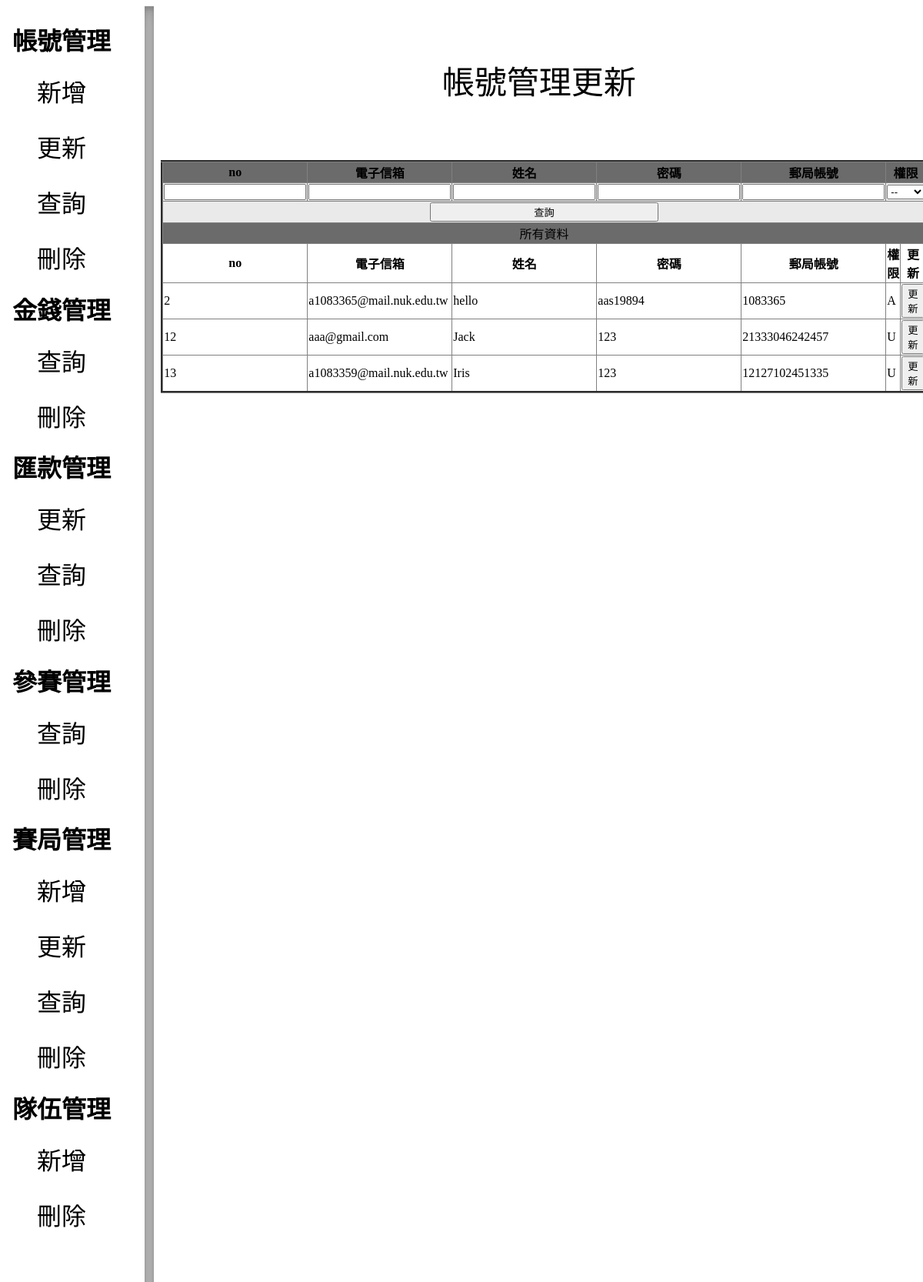
Before: /BetCoin/backstage/user/userUpdate.php with the older database file.
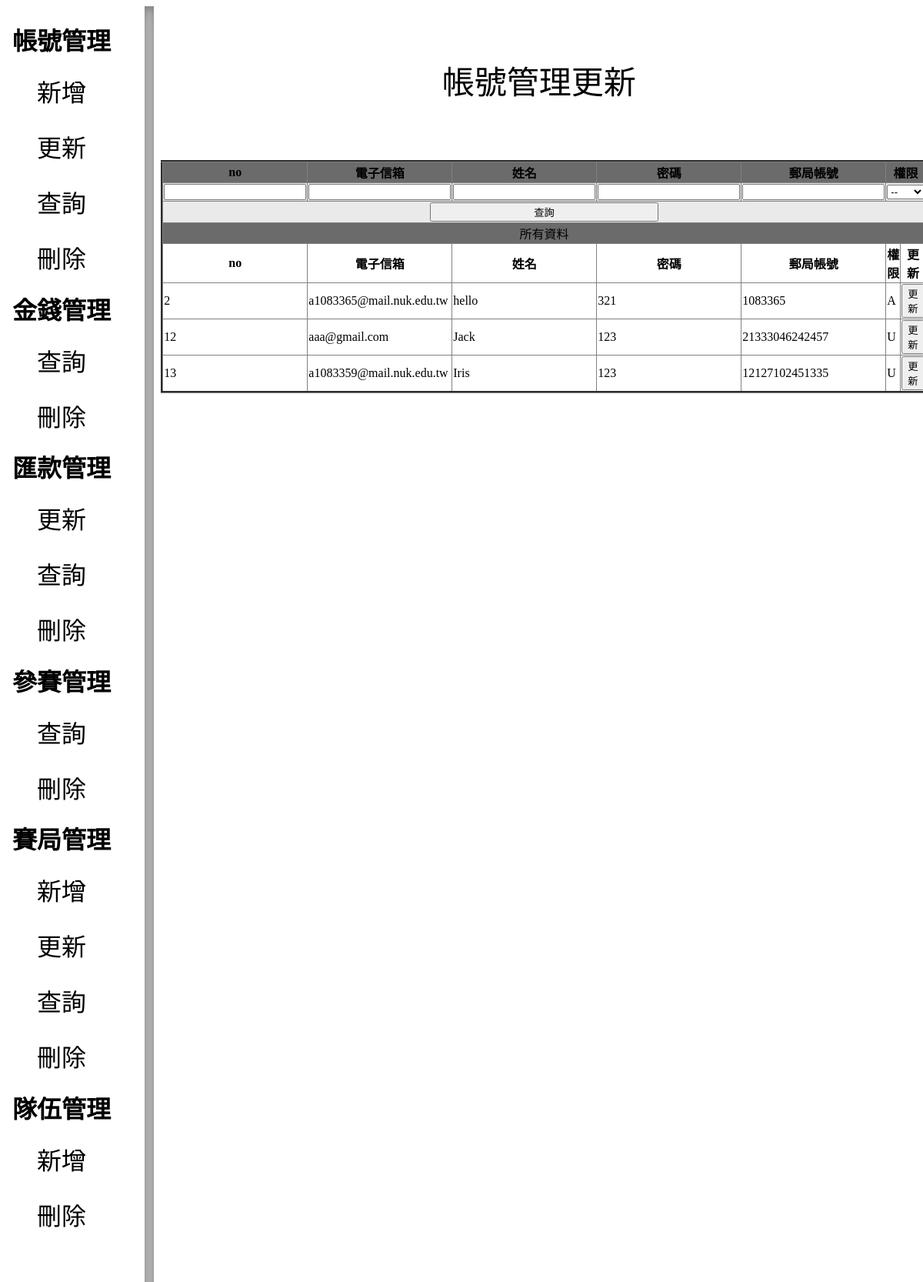
After: the same page with the newer database file.
### tables this page shows
CREATE TABLE `users` (
  `no` int(11) NOT NULL,
  `email` varchar(50) NOT NULL,
  `name` varchar(50) NOT NULL,
  `pwd` varchar(50) NOT NULL,
  `bankAccount` bigint(14) NOT NULL,
  `role` varchar(1) NOT NULL
);

### BetCoin/backstage/user/userUpdate.php (the view, shortened to what the changed rows need)
<?php
    require("../LinkToSQL.php");
?>
<html>
        <link href="../css/backStage.css" rel="stylesheet">
    <body>
    <div class="navbar">
        <div class="titleText"><h1>帳號管理</h1></div>
            <div class="titleText"><h1>金錢管理</h1></div>
            <div class="titleText"><h1>匯款管理</h1></div>
            <div class="titleText"><h1>參賽管理</h1></div>
            <div class="titleText"><h1>賽局管理</h1></div>
            <div class="titleText"><h1>隊伍管理</h1></div>
        </div>
        <div class="content" style="font-size:42px; width:83%;">
        <center>
            <?php
            if(isset($_POST["email"])){
                if($_POST["no"]==null){
                    $no="WHERE no like '%'";
                }else{
                    $no="WHERE no=".$_POST["no"]."";
                }
                $email=sqlFormat($_POST["email"],"email","String");
                $name=sqlFormat($_POST["name"],"name","String");
                $pwd=sqlFormat($_POST["pwd"],"pwd","String");
                $bankAccount=sqlFormat($_POST["bankAccount"],"bankAccount","num");
                $role=sqlFormat($_POST["role"],"role","String");
                $SQLSearch="SELECT * FROM users $no $email $name $pwd $bankAccount $role";
                $searchResult=mysqli_query($LinkToSQL,$SQLSearch);
                if($searchResult){
                    echo "<table border='3px' style='border-collapse:collapse;'>";
                    ?>
                    <tr class="tableTitle" style="background-color:#6B6B6B;">
                    <th>no</th><th>電子信箱</th><th>姓名</th><th>密碼</th><th>郵局帳號</th><th colspan="2">權限</th>
                    </tr>
                    <form action="userUpdate.php" method="post" enctype="multipart/form-data">
                    <tr style="background-color:#EAEAEA;">
                        <td><input type="text" name="no"></td>
                        <td><input type="email" name="email"></td>
                        <td><input type="text" name="name"></td>
                        <td><input type="text" name="pwd"></td>
                        <td><input type="number" oninput="javascript: if (this.value.length > this.maxLength) this.value = this.value.slice(0, this.maxLength);" maxlength = "14" name="bankAccount"></td>
                        <td colspan="2">
                            <select id="role" name="role" style="width:100%;">
                                <option value="">--</option>
                                <option value="U">U</option>
                                <option value="A">A</option>
                            </select>
                        </td>
                    </tr>
                    <tr>
                        <td colspan="8" style="text-align:center; background-color:#EAEAEA;"><input type="submit" value="查詢" style="width:30%;"></td>
                    </tr>
                    </form>
                    <tr>
                        <td colspan="8" style="text-align:center; background-color:#6B6B6B;">所有資料</td>
                    </tr>
                    <tr>
                    <th>no</th><th>電子信箱</th><th>姓名</th><th>密碼</th><th>郵局帳號</th><th>權限</th><th>更新</th>
                    </tr>
                    <?php
                    while($row=mysqli_fetch_assoc($searchResult)){
                        echo "<tr>";
                        echo "<td>".$row["no"]."</td><td>".$row["email"]."</td><td>".$row["name"]."</td><td>".$row["pwd"]."</td><td>".$row["bankAccount"]."</td><td>".$row["role"]."</td>";
                        ?>
                        <td>
                            <a href="javascript:window.open('<?php echo "userUpdateConfirming.php?no=".$row["no"]?>','mypopuptitle','width=1100px,height=200px')">
                            <button  onclick="updateNote()" style='width:100%;' type='button'>更新</button></a>
                        </td>
                        <?php
                        echo "</tr>";
                    }
                    echo "</table>";
                }
            }else{
                ?>
                <form action="userUpdate.php" method="post" enctype="multipart/form-data">
                <table border="3px" style="border-collapse:collapse;">
                    <tr class="tableTitle" style="background-color:#6B6B6B;">
                        <th>no</th><th>電子信箱</th><th>姓名</th><th>密碼</th><th>郵局帳號</th><th colspan="2">權限</th>
                    </tr>
                    <tr>
                    <th>no</th><th>電子信箱</th><th>姓名</th><th>密碼</th><th>郵局帳號</th><th>權限</th><th>更新</th>
                    </tr>
                </form>
                    <?php
                    $SQL="SELECT * FROM users";
                    $result=mysqli_query($LinkToSQL,$SQL);
                    if($result){
                        while($row=mysqli_fetch_assoc($result)){
                            echo "<tr>";
                            echo "<td>".$row["no"]."</td><td>".$row["email"]."</td><td>".$row["name"]."</td><td>".$row["pwd"]."</td><td>".$row["bankAccount"]."</td><td>".$row["role"]."</td>";
                            ?>
                            <td>
                                <a  href="javascript:window.open('<?php echo "userUpdateConfirming.php?no=".$row["no"]?>','mypopuptitle','width=1100px,height=200px')">
                                <button onclick="updateNote()" style='width:100%;' type='button'>
                                更新
                                </button>
                                </a>
                            </td>
                            <?php
                            echo "</tr>";
                        }
                    }
                    ?>
                <?php
            }
            ?>
        </center>
        </div>
    </body>
</html>

Changed rows visible on the page:
changed users "a1083365@mail.nuk.edu.tw": pwd "aas19894" → "321"
